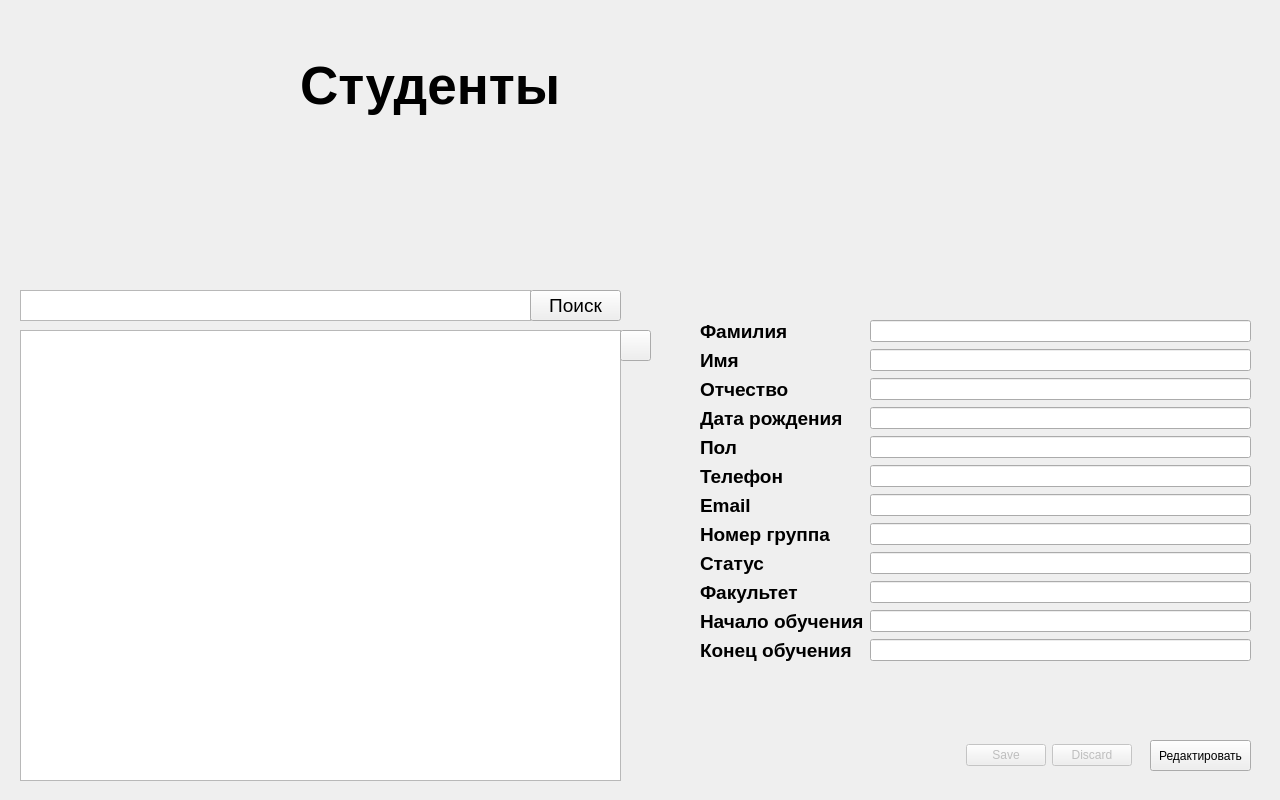
<?xml version="1.0" encoding="UTF-8"?>
<ui version="4.0">
 <class>Students</class>
 <widget class="QWidget" name="Students">
  <property name="geometry">
   <rect>
    <x>0</x>
    <y>0</y>
    <width>1280</width>
    <height>800</height>
   </rect>
  </property>
  <property name="windowTitle">
   <string>Form</string>
  </property>
  <widget class="QLabel" name="label_pageStudents">
   <property name="geometry">
    <rect>
     <x>0</x>
     <y>0</y>
     <width>1280</width>
     <height>800</height>
    </rect>
   </property>
   <property name="text">
    <string/>
   </property>
   <property name="pixmap">
    <pixmap>Images/fon_end.png</pixmap>
   </property>
  </widget>
  <widget class="QTextEdit" name="textSearch">
   <property name="geometry">
    <rect>
     <x>20</x>
     <y>290</y>
     <width>511</width>
     <height>31</height>
    </rect>
   </property>
  </widget>
  <widget class="QPushButton" name="buttonSearch">
   <property name="geometry">
    <rect>
     <x>530</x>
     <y>290</y>
     <width>91</width>
     <height>31</height>
    </rect>
   </property>
   <property name="font">
    <font>
     <pointsize>14</pointsize>
    </font>
   </property>
   <property name="text">
    <string>Поиск</string>
   </property>
  </widget>
  <widget class="QLabel" name="labAvatar">
   <property name="geometry">
    <rect>
     <x>870</x>
     <y>60</y>
     <width>227</width>
     <height>242</height>
    </rect>
   </property>
   <property name="text">
    <string/>
   </property>
   <property name="pixmap">
    <pixmap>../../RenataSafarova/QT/ShagDB/DesignImages/Photo.png</pixmap>
   </property>
  </widget>
  <widget class="QTableView" name="tableStudents">
   <property name="geometry">
    <rect>
     <x>20</x>
     <y>330</y>
     <width>601</width>
     <height>451</height>
    </rect>
   </property>
  </widget>
  <widget class="QPushButton" name="buttonAdd">
   <property name="geometry">
    <rect>
     <x>620</x>
     <y>330</y>
     <width>31</width>
     <height>31</height>
    </rect>
   </property>
   <property name="cursor">
    <cursorShape>PointingHandCursor</cursorShape>
   </property>
   <property name="toolTip">
    <string>Добавить</string>
   </property>
   <property name="text">
    <string/>
   </property>
   <property name="icon">
    <iconset>
     <normaloff>../../RenataSafarova/QT/ShagDB/DesignImages/Add_end.png</normaloff>../../RenataSafarova/QT/ShagDB/DesignImages/Add_end.png</iconset>
   </property>
   <property name="iconSize">
    <size>
     <width>31</width>
     <height>31</height>
    </size>
   </property>
  </widget>
  <widget class="QDialogButtonBox" name="buttonBoxSubmitCancel">
   <property name="enabled">
    <bool>false</bool>
   </property>
   <property name="geometry">
    <rect>
     <x>940</x>
     <y>740</y>
     <width>192</width>
     <height>31</height>
    </rect>
   </property>
   <property name="standardButtons">
    <set>QDialogButtonBox::Discard|QDialogButtonBox::Save</set>
   </property>
  </widget>
  <widget class="QPushButton" name="buttonEdit">
   <property name="geometry">
    <rect>
     <x>1150</x>
     <y>740</y>
     <width>101</width>
     <height>31</height>
    </rect>
   </property>
   <property name="text">
    <string>Редактировать</string>
   </property>
  </widget>
  <widget class="QWidget" name="formLayoutWidget">
   <property name="geometry">
    <rect>
     <x>700</x>
     <y>320</y>
     <width>551</width>
     <height>404</height>
    </rect>
   </property>
   <layout class="QFormLayout" name="formLayout">
    <item row="0" column="0">
     <widget class="QLabel" name="lab_Lastname">
      <property name="font">
       <font>
        <pointsize>14</pointsize>
        <weight>75</weight>
        <bold>true</bold>
       </font>
      </property>
      <property name="text">
       <string>Фамилия</string>
      </property>
     </widget>
    </item>
    <item row="0" column="1">
     <widget class="QLineEdit" name="line_Lastname"/>
    </item>
    <item row="1" column="0">
     <widget class="QLabel" name="lab_Firstname">
      <property name="font">
       <font>
        <pointsize>14</pointsize>
        <weight>75</weight>
        <bold>true</bold>
       </font>
      </property>
      <property name="text">
       <string>Имя</string>
      </property>
     </widget>
    </item>
    <item row="1" column="1">
     <widget class="QLineEdit" name="line_Firstname"/>
    </item>
    <item row="2" column="0">
     <widget class="QLabel" name="lab_Patronymic">
      <property name="font">
       <font>
        <pointsize>14</pointsize>
        <weight>75</weight>
        <bold>true</bold>
       </font>
      </property>
      <property name="text">
       <string>Отчество</string>
      </property>
     </widget>
    </item>
    <item row="2" column="1">
     <widget class="QLineEdit" name="line_Patronymic"/>
    </item>
    <item row="3" column="0">
     <widget class="QLabel" name="lab_Age">
      <property name="font">
       <font>
        <pointsize>14</pointsize>
        <weight>75</weight>
        <bold>true</bold>
       </font>
      </property>
      <property name="text">
       <string>Дата рождения</string>
      </property>
     </widget>
    </item>
    <item row="3" column="1">
     <widget class="QLineEdit" name="line_Age"/>
    </item>
    <item row="4" column="0">
     <widget class="QLabel" name="lab_Sex">
      <property name="font">
       <font>
        <pointsize>14</pointsize>
        <weight>75</weight>
        <bold>true</bold>
       </font>
      </property>
      <property name="text">
       <string>Пол</string>
      </property>
     </widget>
    </item>
    <item row="4" column="1">
     <widget class="QLineEdit" name="line_Sex"/>
    </item>
    <item row="5" column="0">
     <widget class="QLabel" name="lab_Phone">
      <property name="font">
       <font>
        <pointsize>14</pointsize>
        <weight>75</weight>
        <bold>true</bold>
       </font>
      </property>
      <property name="text">
       <string>Телефон</string>
      </property>
     </widget>
    </item>
    <item row="5" column="1">
     <widget class="QLineEdit" name="line_Phone"/>
    </item>
    <item row="6" column="0">
     <widget class="QLabel" name="lab_Email">
      <property name="font">
       <font>
        <pointsize>14</pointsize>
        <weight>75</weight>
        <bold>true</bold>
       </font>
      </property>
      <property name="text">
       <string>Email</string>
      </property>
     </widget>
    </item>
    <item row="6" column="1">
     <widget class="QLineEdit" name="line_Email"/>
    </item>
    <item row="7" column="0">
     <widget class="QLabel" name="lab_NumberGroup">
      <property name="font">
       <font>
        <pointsize>14</pointsize>
        <weight>75</weight>
        <bold>true</bold>
       </font>
      </property>
      <property name="text">
       <string>Номер группа</string>
      </property>
     </widget>
    </item>
    <item row="7" column="1">
     <widget class="QLineEdit" name="line_NumberGroup"/>
    </item>
    <item row="8" column="0">
     <widget class="QLabel" name="lab_Status">
      <property name="font">
       <font>
        <pointsize>14</pointsize>
        <weight>75</weight>
        <bold>true</bold>
       </font>
      </property>
      <property name="text">
       <string>Статус</string>
      </property>
     </widget>
    </item>
    <item row="8" column="1">
     <widget class="QLineEdit" name="line_Status"/>
    </item>
    <item row="9" column="0">
     <widget class="QLabel" name="lab_Faculty">
      <property name="font">
       <font>
        <pointsize>14</pointsize>
        <weight>75</weight>
        <bold>true</bold>
       </font>
      </property>
      <property name="text">
       <string>Факультет</string>
      </property>
     </widget>
    </item>
    <item row="9" column="1">
     <widget class="QLineEdit" name="line_Faculty"/>
    </item>
    <item row="10" column="0">
     <widget class="QLabel" name="lab_StartEdu">
      <property name="font">
       <font>
        <pointsize>14</pointsize>
        <weight>75</weight>
        <bold>true</bold>
       </font>
      </property>
      <property name="text">
       <string>Начало обучения</string>
      </property>
     </widget>
    </item>
    <item row="10" column="1">
     <widget class="QLineEdit" name="line_StartEdu"/>
    </item>
    <item row="11" column="0">
     <widget class="QLabel" name="lab_EndEdu">
      <property name="font">
       <font>
        <pointsize>14</pointsize>
        <weight>75</weight>
        <bold>true</bold>
       </font>
      </property>
      <property name="text">
       <string>Конец обучения</string>
      </property>
     </widget>
    </item>
    <item row="11" column="1">
     <widget class="QLineEdit" name="line_EndEdu"/>
    </item>
   </layout>
  </widget>
  <widget class="QLabel" name="labelStudents">
   <property name="geometry">
    <rect>
     <x>300</x>
     <y>10</y>
     <width>351</width>
     <height>151</height>
    </rect>
   </property>
   <property name="font">
    <font>
     <pointsize>40</pointsize>
     <weight>75</weight>
     <bold>true</bold>
    </font>
   </property>
   <property name="text">
    <string>Студенты</string>
   </property>
  </widget>
 </widget>
 <resources/>
 <connections/>
</ui>
